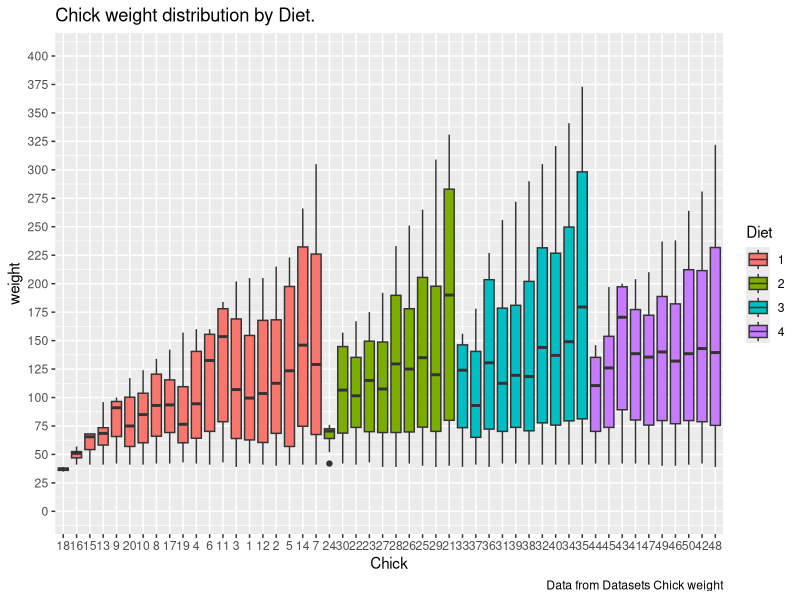
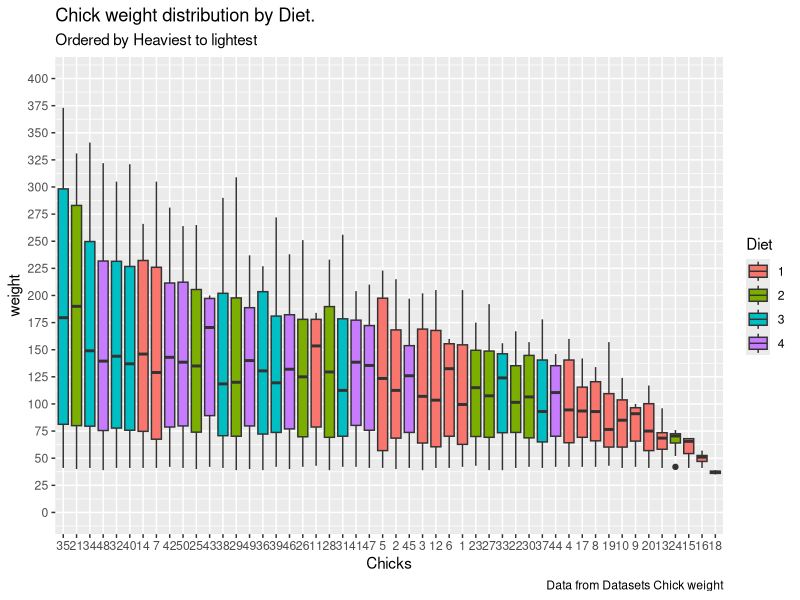

These charts were generated, in order, by the following R code:
library(datasets)
library(tidyverse)
library(reshape2)

# Day 7 - Distributions Physical 
 # Chick weight

df<- datasets::ChickWeight
head(df)
#df <- df %>% filter(Chick %in% c(1,2))


# all chicks
ggplot(df, aes(x = Chick,  fill=Diet, y = weight)) +  geom_boxplot(position = "dodge") +
  scale_y_continuous(limits = c(0,400), breaks = seq(0,400,25))+
  labs(caption = "Data from Datasets Chick weight", title="Chick weight distribution by Diet. ")



ggplot(df, aes(x = reorder(Chick, -weight), fill = Diet, y= weight)) + geom_boxplot()+
scale_y_continuous(limits = c(0,400), breaks = seq(0,400,25))+
  labs(caption = "Data from Datasets Chick weight", title="Chick weight distribution by Diet. ", subtitle =  "Ordered by Heaviest to lightest",
       x = "Chicks")
